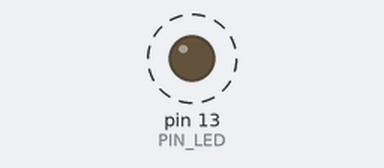
This sketch was run on a simulated Arduino Uno, built with avr-gcc and run on an emulated ATmega328P. Shown: output pins drawn as LEDs (lit = HIGH). Dashed ring = blinking.

Above: at 0.5 s.
Timing chart, 0 to 4.6 s (numbered marks = the images above):
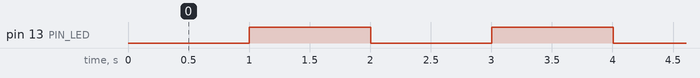

The sketch:

_7.3_-_Parpadeo_sin_delay.ino
```cpp
/*
Curso de Arduino

Parpadeo de led sin delay


Conexiones
LEd conectado a pin 13  (Se puede usar el de la placa)

by JAVacasM
revised by chute (2017/11/16)

*/


/* ==== Includes - Librerias==== */

/* ====  END Includes ==== */

/* ==== Defines - Constantes ==== */
#define PIN_LED 13
#define INTERVALO 1000  // intervalo de parpadeo
/* ==== END Defines ==== */

/* ==== Variables Globales ==== */
int estadoLed = LOW;   // Ultimo estado del led
long anteriorMillis = 0;     // almacena el momento del  ultimo cambio de estado
/* ==== END Global Variables ==== */

/* ==== Funciones a usar - Prototipos ==== */
/* ==== END Prototipos ==== */

/* ==== Setup - Configuracion ==== */
void setup() {
  pinMode(PIN_LED, OUTPUT);
}
/* ==== END Setup ==== */

/* ==== Loop - Codigo que se repite==== */
void loop() {
 unsigned long actualMillis = millis();
  if(actualMillis - anteriorMillis > INTERVALO) {
    anteriorMillis = actualMillis;
    if (estadoLed == LOW) {
      estadoLed = HIGH;
    } else {
      estadoLed = LOW;
    }
    digitalWrite(PIN_LED, estadoLed);
  }

}
/* ==== End Loop ==== */

/* ==== Funciones ==== */

/* ==== END Functions ==== */
```

Measured:
- by itself, pin 13 (PIN_LED): alternates HIGH for 1.0 s and LOW for 1.0 s
